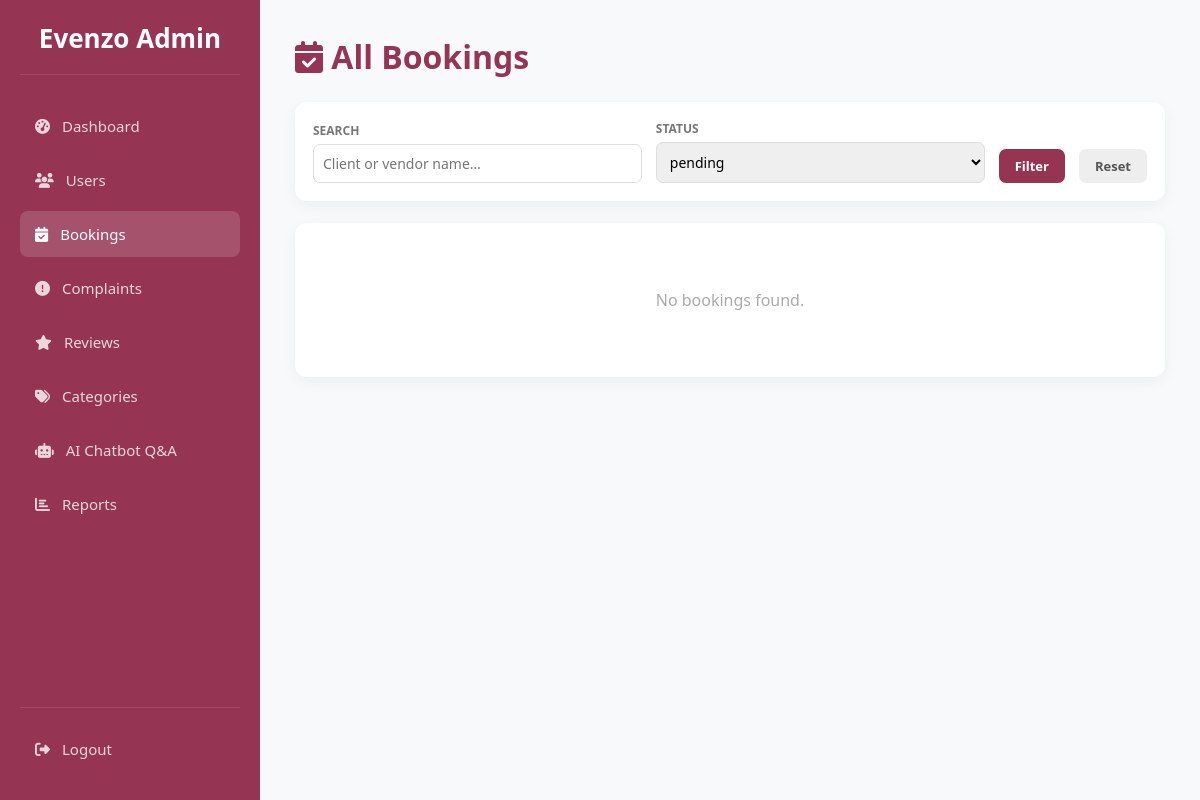
Page /admin/bookings?status=pending (signed in) on the earlier database version.
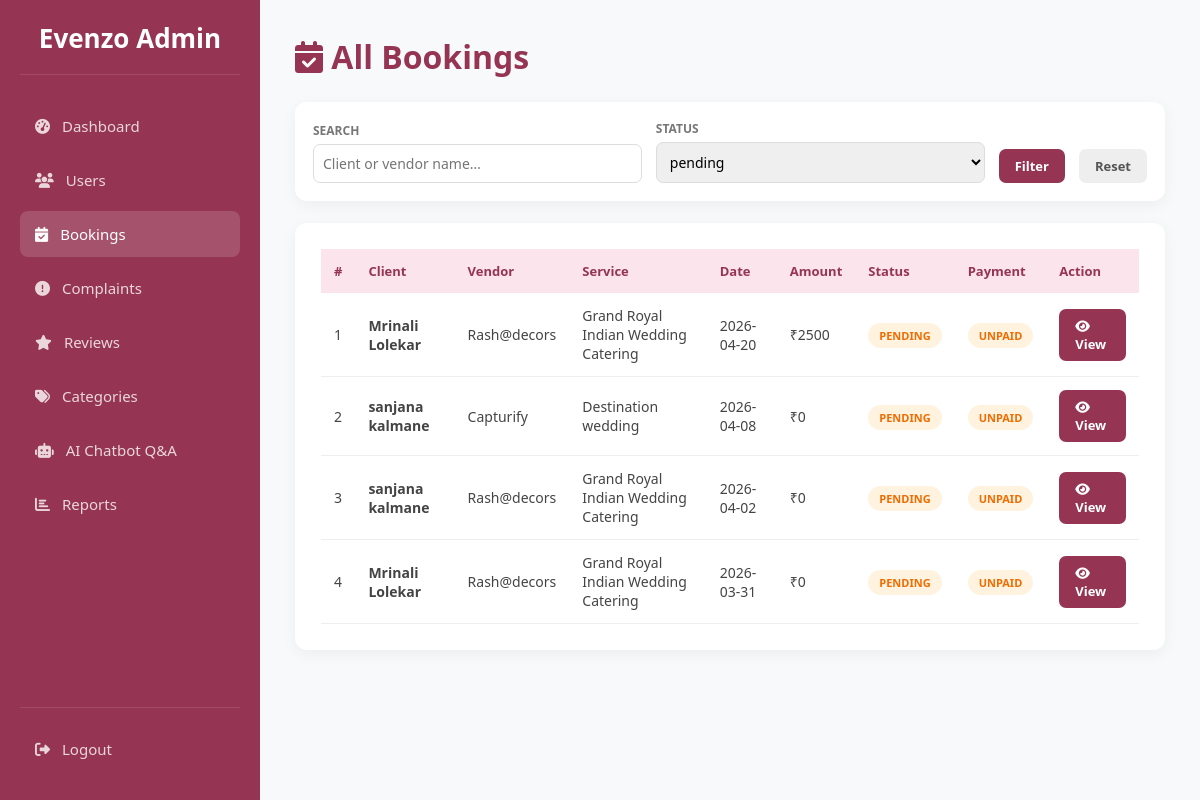
Same page on the later database version.
### tables this page shows
CREATE TABLE bookings (
            id INTEGER PRIMARY KEY AUTOINCREMENT,
            client_id INTEGER NOT NULL,
            manager_id INTEGER NOT NULL,
            service_id INTEGER,
            event_date DATE NOT NULL,
            status TEXT DEFAULT 'pending', -- pending, confirmed, rejected
            total_amount REAL,
            payment_status TEXT DEFAULT 'unpaid',
            created_at TIMESTAMP DEFAULT CURRENT_TIMESTAMP, client_phone TEXT, client_message TEXT, selected_package TEXT,
            FOREIGN KEY (client_id) REFERENCES users (id),
            FOREIGN KEY (manager_id) REFERENCES users (id),
            FOREIGN KEY (service_id) REFERENCES "services_old_temp" (id)
        );

CREATE TABLE users (
            id INTEGER PRIMARY KEY AUTOINCREMENT,
            full_name TEXT NOT NULL,
            email TEXT UNIQUE NOT NULL,
            password TEXT NOT NULL,
            role TEXT CHECK(role IN ('user', 'admin', 'eventmanager')) NOT NULL,
            is_approved INTEGER DEFAULT 0, -- 0=Pending, 1=Approved by Admin
            created_at TIMESTAMP DEFAULT CURRENT_TIMESTAMP
        );

CREATE TABLE manager_profiles (
            id INTEGER PRIMARY KEY AUTOINCREMENT,
            user_id INTEGER NOT NULL,
            business_name TEXT NOT NULL,
            phone TEXT NOT NULL,
            license_path TEXT, -- Path to uploaded JPEG/PDF license
            bio TEXT,
            base_price REAL DEFAULT 0.0,
            rating REAL DEFAULT 0.0, profile_pic TEXT, -- For the "Ratings/Reviews system"
            FOREIGN KEY (user_id) REFERENCES users (id) ON DELETE CASCADE
        );

CREATE TABLE services (
                id INTEGER PRIMARY KEY AUTOINCREMENT,
                manager_id INTEGER NOT NULL,
                category TEXT,
                service_name TEXT NOT NULL,
                service_location TEXT,       
                services_offered TEXT,       
                experience_years INTEGER,    
                pricing TEXT,                
                images TEXT,                 
                description TEXT, unavailable_dates TEXT, pkg_basic_name TEXT DEFAULT 'Basic (Silver)', pkg_basic_price REAL DEFAULT 0.0, pkg_basic_desc TEXT, pkg_premium_name TEXT DEFAULT 'Premium (Gold)', pkg_premium_price REAL DEFAULT 0.0, pkg_premium_desc TEXT, pkg_luxury_name TEXT DEFAULT 'Luxury (Platinum)', pkg_luxury_price REAL DEFAULT 0.0, pkg_luxury_desc TEXT, package_tier TEXT DEFAULT 'Standard',
                FOREIGN KEY (manager_id) REFERENCES users (id) ON DELETE CASCADE
            );

### app.py (the view)
@app.route('/admin/bookings')
def admin_bookings():
    if 'user_id' not in session or session['role'] != 'admin':
        return redirect(url_for('index'))
    conn = get_db_connection()
    status_f = request.args.get('status', '')
    search   = request.args.get('q', '')
    query = '''
        SELECT b.*, u.full_name as client_name, m.business_name, s.service_name
        FROM bookings b
        JOIN users u ON b.client_id=u.id
        JOIN manager_profiles m ON b.manager_id=m.user_id
        LEFT JOIN services s ON b.service_id=s.id WHERE 1=1
    '''
    params = []
    if status_f:
        query += " AND b.status=?"
        params.append(status_f)
    if search:
        query += " AND (u.full_name LIKE ? OR m.business_name LIKE ?)"
        params += [f'%{search}%', f'%{search}%']
    query += " ORDER BY b.created_at DESC"
    bookings = conn.execute(query, params).fetchall()
    conn.close()
    return render_template('admin_bookings.html', bookings=bookings, status_f=status_f, search=search)

### app.py (called while the page is built)
def get_db_connection():
    conn = sqlite3.connect('database.db', timeout=10)
    conn.row_factory = sqlite3.Row
    conn.execute("PRAGMA foreign_keys = ON")
    return conn

### frontend/templates/admin_bookings.html (shortened to what this page needs)
<!DOCTYPE html>
<html lang="en">
<head>
<link rel="stylesheet" href="https://cdnjs.cloudflare.com/ajax/libs/font-awesome/6.4.0/css/all.min.css">
</head>
<body>
<div class="sidebar">
  <div class="logo">Evenzo Admin</div>
  <nav>
    <a class="nav-item" href="{{ url_for('admin_dashboard') }}"><i class="fas fa-tachometer-alt"></i> Dashboard</a>
    <a class="nav-item" href="{{ url_for('admin_users') }}"><i class="fas fa-users"></i> Users</a>
    <a class="nav-item active" href="{{ url_for('admin_bookings') }}"><i class="fas fa-calendar-check"></i> Bookings</a>
    <a class="nav-item" href="{{ url_for('admin_complaints') }}"><i class="fas fa-exclamation-circle"></i> Complaints</a>
    <a class="nav-item" href="{{ url_for('admin_reviews') }}"><i class="fas fa-star"></i> Reviews</a>
    <a class="nav-item" href="{{ url_for('admin_categories') }}"><i class="fas fa-tags"></i> Categories</a>
    <a class="nav-item" href="{{ url_for('admin_chatbot') }}"><i class="fas fa-robot"></i> AI Chatbot Q&A</a>
    <a class="nav-item" href="{{ url_for('admin_reports') }}"><i class="fas fa-chart-bar"></i> Reports</a>
  </nav>
  <div class="logout-box"><a class="nav-item" href="{{ url_for('logout') }}"><i class="fas fa-sign-out-alt"></i> Logout</a></div>
</div>
<div class="main">
  <h1 style="color:var(--primary);margin-bottom:24px"><i class="fas fa-calendar-check"></i> All Bookings</h1>
  <form method="GET" class="filter-bar">
    <div class="fg"><label>Search</label><input name="q" value="{{ search }}" placeholder="Client or vendor name…"></div>
    <div class="fg"><label>Status</label>
      <select name="status">
        <option {% if status_f=='pending' %}selected{% endif %}>pending</option>
      </select>
    </div>
    <button type="submit" class="btn">Filter</button>
    <a href="{{ url_for('admin_bookings') }}" class="btn" style="background:#eee;color:#555;text-decoration:none">Reset</a>
  </form>
  <div class="card">
    {% if bookings %}
    <div style="overflow-x:auto">
    <table><thead><tr><th>#</th><th>Client</th><th>Vendor</th><th>Service</th><th>Date</th><th>Amount</th><th>Status</th><th>Payment</th><th>Action</th></tr></thead><tbody>
    {% for b in bookings %}
    <tr>
      <td>{{ loop.index }}</td>
      <td><strong>{{ b.client_name }}</strong></td>
      <td>{{ b.business_name }}</td>
      <td>{{ b.service_name or '—' }}</td>
      <td>{{ b.event_date }}</td>
      <td>₹{{ "%.0f"|format(b.total_amount or 0) }}</td>
      <td><span class="badge badge-{{ b.status }}">{{ b.status }}</span></td>
      <td><span class="badge badge-{{ b.payment_status }}">{{ b.payment_status }}</span></td>
      <td><a href="{{ url_for('admin_view_booking', booking_id=b.id) }}" class="btn btn-view btn-sm"><i class="fas fa-eye"></i> View</a></td>
    </tr>
    {% endfor %}
    </tbody></table></div>
    {% else %}
    <p style="text-align:center;padding:40px;color:#aaa">No bookings found.</p>
    {% endif %}
  </div>
</div>
</body>
</html>

### frontend/templates/admin_bookings.html (style rules this page uses)
:root { --primary:#953553;--bg:#f8f9fa;--sw:260px }
* { margin:0;padding:0;box-sizing:border-box;font-family:'Segoe UI',sans-serif }
body { background:var(--bg);display:flex;min-height:100vh }
.sidebar { width:var(--sw);background:var(--primary);height:100vh;position:fixed;left:0;top:0;color:#fff;padding:20px;display:flex;flex-direction:column;z-index:1000 }
.sidebar .logo { font-size:26px;font-weight:bold;text-align:center;border-bottom:1px solid rgba(255,255,255,.1);padding-bottom:18px;margin-bottom:28px }
.nav-item { padding:13px 15px;margin-bottom:8px;border-radius:8px;display:flex;align-items:center;gap:12px;color:rgba(255,255,255,.8);text-decoration:none;transition:.3s;font-size:15px }
.nav-item:hover,.nav-item.active { background:rgba(255,255,255,.15);color:#fff }
.logout-box { margin-top:auto;padding-top:18px;border-top:1px solid rgba(255,255,255,.1) }
.main { margin-left:var(--sw);width:calc(100% - var(--sw));padding:35px;min-height:100vh }
.card { background:#fff;border-radius:12px;padding:26px;box-shadow:0 4px 15px rgba(0,0,0,.05);margin-bottom:26px }
.filter-bar { display:flex;gap:14px;background:#fff;padding:18px;border-radius:12px;box-shadow:0 4px 15px rgba(0,0,0,.05);margin-bottom:22px;flex-wrap:wrap;align-items:flex-end }
.fg { display:flex;flex-direction:column;flex:1;min-width:160px }
.fg label { font-size:12px;font-weight:bold;color:#777;margin-bottom:5px;text-transform:uppercase }
.fg input,.fg select { padding:9px;border:1px solid #ddd;border-radius:7px;font-size:14px;outline:none }
table { width:100%;border-collapse:collapse }
th { text-align:left;padding:13px;background:#fce4ec;color:var(--primary);font-size:13px }
td { padding:13px;border-bottom:1px solid #eee;font-size:14px;color:#444;vertical-align:middle }
.badge { padding:5px 11px;border-radius:20px;font-size:11px;font-weight:bold;text-transform:uppercase }
.badge-pending { background:#fff3e0;color:#ef6c00 }
.badge-unpaid { background:#fff3e0;color:#ef6c00 }
.btn { display:inline-block;padding:8px 16px;border-radius:7px;font-weight:600;font-size:13px;text-decoration:none;border:none;cursor:pointer;background:var(--primary);color:#fff;transition:.2s }

Differences in the rows shown:
added bookings: client_name "Mrinali Lolekar", business_name "Rash@decors", service_name "Grand Royal Indian Wedding Catering", event_date "2026-04-20", total_amount "2500", status "PENDING", payment_status "UNPAID"
added bookings: client_name "sanjana kalmane", business_name "Capturify", service_name "Destination wedding", event_date "2026-04-08", total_amount "0", status "PENDING", payment_status "UNPAID"
added bookings: client_name "sanjana kalmane", business_name "Rash@decors", service_name "Grand Royal Indian Wedding Catering", event_date "2026-04-02", total_amount "0", status "PENDING", payment_status "UNPAID"
added bookings: client_name "Mrinali Lolekar", business_name "Rash@decors", service_name "Grand Royal Indian Wedding Catering", event_date "2026-03-31", total_amount "0", status "PENDING", payment_status "UNPAID"
Other differences:
text no longer shown: "No bookings found."
text now shown: "# Client Vendor Service Date Amount Status Payment Action"
